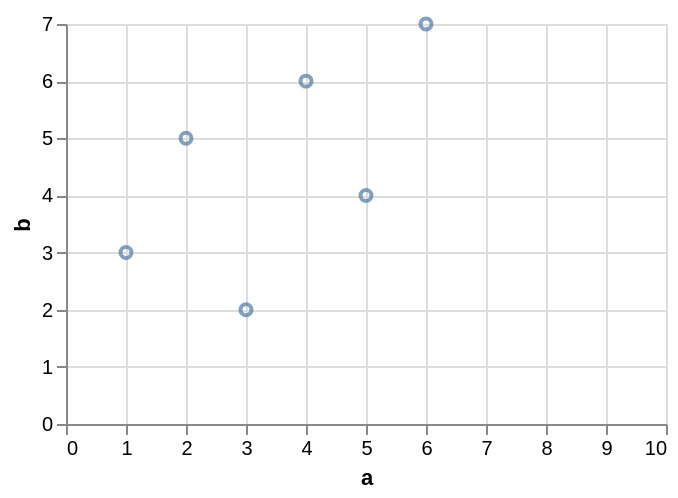

Vega-Lite specification stored for this chart:
### Vega-Lite specification from a JSON file in a GitHub repository (floating-point values rounded to 4 significant figures)
{"$schema": "https://vega.github.io/schema/vega-lite/v6.json", "data": {"values": [{"a": 1, "b": 3, "c": "x", "d": "2020-01-01"}, {"a": 2, "b": 5, "c": "y", "d": "2020-03-01"}, {"a": 3, "b": 2, "c": "x", "d": "2020-06-01"}, {"a": 4, "b": 6, "c": "z", "d": "2020-09-01"}, {"a": 5, "b": 4, "c": "y", "d": "2021-01-01"}, {"a": 6, "b": 7, "c": "z", "d": "2021-04-01"}]}, "width": 300, "height": 200, "mark": "point", "encoding": {"x": {"field": "a", "type": "quantitative", "scale": {"domain": {"unionWith": [0, 10]}}}, "y": {"field": "b", "type": "quantitative"}}}
